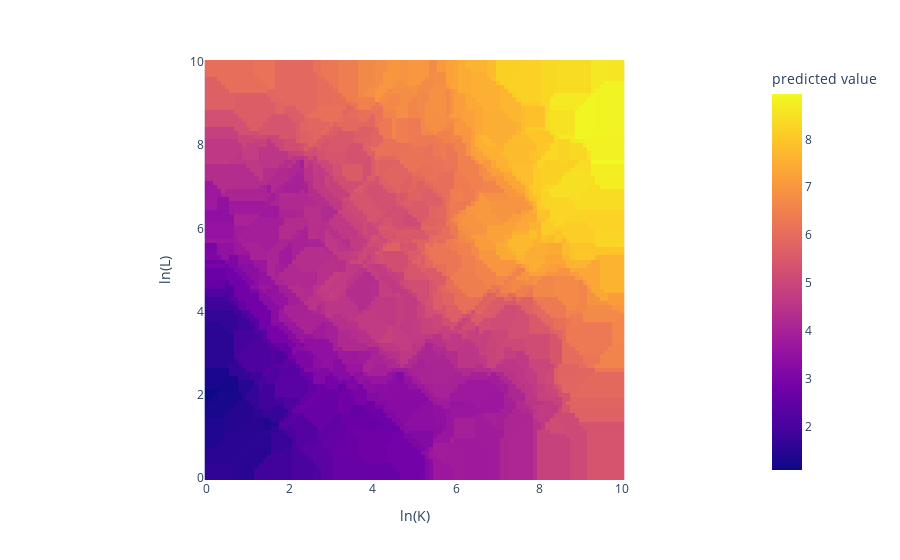

Notebook cell for this chart:
### Code cell
Heatmap_function(model=best_model)

### Figure 1 — Plotly figure (JSON) as saved in the notebook; plotly's stock layout.template omitted (floating-point values rounded to 4 significant figures; data arrays with more than 128 entries replaced by an {"elided": "..."} marker saying what was removed)
{"data": [{"coloraxis": "coloraxis", "hovertemplate": "ln(K): %{x}<br>ln(L): %{y}<br>predicted value: %{z}<extra></extra>", "name": "0", "type": "heatmap", "x": [0, 0.1, 0.2, 0.3, 0.4, 0.5, 0.6, 0.7, 0.8, 0.9, 1.0, 1.1, 1.2, 1.3, 1.4, 1.5, 1.6, 1.7, 1.8, 1.9, 2.0, 2.1, 2.2, 2.3, 2.4, 2.5, 2.6, 2.7, 2.8, 2.9, 3.0, 3.1, 3.2, 3.3, 3.4, 3.5, 3.6, 3.7, 3.8, 3.9, 4.0, 4.1, 4.2, 4.3, 4.4, 4.5, 4.6, 4.7, 4.8, 4.9, 5.0, 5.1, 5.2, 5.3, 5.4, 5.5, 5.6, 5.7, 5.8, 5.9, 6.0, 6.1, 6.2, 6.3, 6.4, 6.5, 6.6, 6.7, 6.8, 6.9, 7.0, 7.1, 7.2, 7.3, 7.4, 7.5, 7.6, 7.7, 7.8, 7.9, 8.0, 8.1, 8.2, 8.3, 8.4, 8.5, 8.6, 8.7, 8.8, 8.9, 9.0, 9.1, 9.2, 9.3, 9.4, 9.5, 9.6, 9.7, 9.8, 9.9, 10.0], "xaxis": "x", "y": [0, 0.1, 0.2, 0.3, 0.4, 0.5, 0.6, 0.7, 0.8, 0.9, 1.0, 1.1, 1.2, 1.3, 1.4, 1.5, 1.6, 1.7, 1.8, 1.9, 2.0, 2.1, 2.2, 2.3, 2.4, 2.5, 2.6, 2.7, 2.8, 2.9, 3.0, 3.1, 3.2, 3.3, 3.4, 3.5, 3.6, 3.7, 3.8, 3.9, 4.0, 4.1, 4.2, 4.3, 4.4, 4.5, 4.6, 4.7, 4.8, 4.9, 5.0, 5.1, 5.2, 5.3, 5.4, 5.5, 5.6, 5.7, 5.8, 5.9, 6.0, 6.1, 6.2, 6.3, 6.4, 6.5, 6.6, 6.7, 6.8, 6.9, 7.0, 7.1, 7.2, 7.3, 7.4, 7.5, 7.6, 7.7, 7.8, 7.9, 8.0, 8.1, 8.2, 8.3, 8.4, 8.5, 8.6, 8.7, 8.8, 8.9, 9.0, 9.1, 9.2, 9.3, 9.4, 9.5, 9.6, 9.7, 9.8, 9.9, 10.0], "yaxis": "y", "z": {"elided": "101x101 float values"}}], "layout": {"coloraxis": {"colorbar": {"title": {"text": "predicted value"}}, "colorscale": [[0, "#0d0887"], [0.1111, "#46039f"], [0.2222, "#7201a8"], [0.3333, "#9c179e"], [0.4444, "#bd3786"], [0.5556, "#d8576b"], [0.6667, "#ed7953"], [0.7778, "#fb9f3a"], [0.8889, "#fdca26"], [1, "#f0f921"]]}, "margin": {"t": 60}, "xaxis": {"anchor": "y", "constrain": "domain", "domain": [0, 1], "scaleanchor": "y", "title": {"text": "ln(K)"}}, "yaxis": {"anchor": "x", "autorange": true, "constrain": "domain", "domain": [0, 1], "title": {"text": "ln(L)"}}}}
